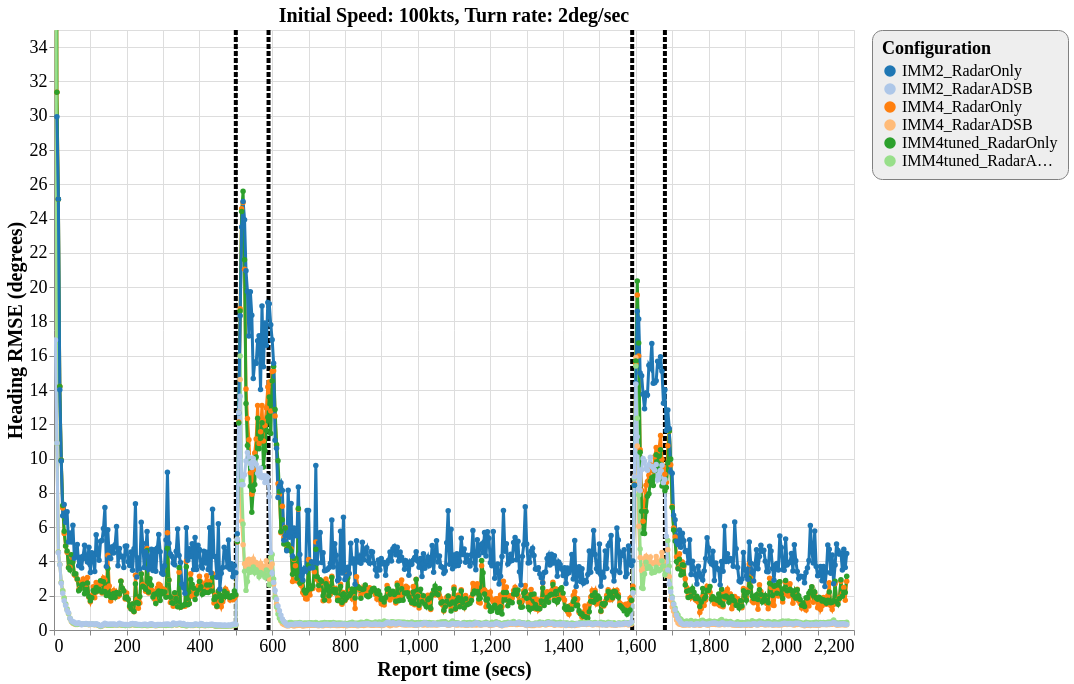

Here is the Vega-Lite specification saved for this chart:
### Vega-Lite specification from a JSON file in a GitHub repository (floating-point values rounded to 4 significant figures; data arrays with more than 128 entries replaced by an {"elided": "..."} marker saying what was removed)
{"config": {"view": {"continuousWidth": 800, "continuousHeight": 600}, "axisX": {"labelFontSize": 18, "titleFontSize": 20}, "axisY": {"labelFontSize": 18, "titleFontSize": 20}, "font": "Times New Roman", "legend": {"cornerRadius": 10, "fillColor": "#EEEEEE", "labelFontSize": 16, "padding": 10, "strokeColor": "gray", "titleFontSize": 18}, "title": {"fontSize": 20}}, "layer": [{"data": {"name": "data-ea819cddc25fc9a20ed642127c59e7fd"}, "mark": {"type": "rule", "strokeDash": [5, 2], "strokeWidth": 4}, "encoding": {"color": {"type": "nominal", "field": "color", "scale": null}, "x": {"type": "quantitative", "field": "tt"}}}, {"data": {"name": "data-d99a1105cc3c3faa088cc8c50333a068"}, "mark": {"type": "line", "point": true, "strokeWidth": 3}, "encoding": {"color": {"type": "ordinal", "field": "config", "scale": {"scheme": "category20"}, "sort": ["IMM2_RadarOnly", "IMM2_RadarADSB", "IMM4_RadarOnly", "IMM4_RadarADSB", "IMM4tuned_RadarOnly", "IMM4tuned_RadarADSB"], "title": "Configuration"}, "x": {"type": "quantitative", "field": "time", "title": "Report time (secs)"}, "y": {"type": "quantitative", "field": "rmse_hdg", "scale": {"domain": [0, 35], "zero": false}, "title": "Heading RMSE (degrees)"}}, "selection": {"selector146": {"type": "interval", "bind": "scales", "encodings": ["x", "y"]}}, "title": "Initial Speed: 100kts, Turn rate: 2deg/sec"}], "$schema": "https://vega.github.io/schema/vega-lite/v4.8.1.json", "datasets": {"data-ea819cddc25fc9a20ed642127c59e7fd": [{"tt": 500, "color": "black"}, {"tt": 590, "color": "black"}, {"tt": 1590, "color": "black"}, {"tt": 1680, "color": "black"}], "data-d99a1105cc3c3faa088cc8c50333a068": {"elided": "3269 records"}}}
